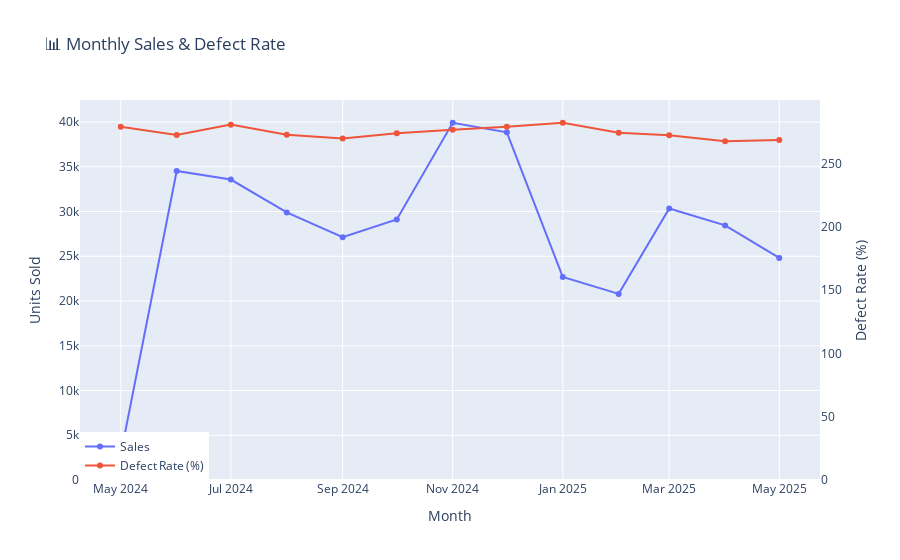

Notebook cell for this chart:
### Code cell
fig_main = go.Figure()


fig_main.add_trace(go.Scatter(
    x=monthly_sales['Order_Month'],
    y=monthly_sales['Number_Products_Sold'],
    mode='lines+markers',
    name='Sales'
))


fig_main.add_trace(go.Scatter(
    x=monthly_sales['Order_Month'],
    y=monthly_sales['Defect_Rate'] * 100,
    mode='lines+markers',
    name='Defect Rate (%)',
    yaxis='y2'
))

fig_main.update_layout(
    title='📊 Monthly Sales & Defect Rate',
    xaxis_title='Month',
    yaxis=dict(title='Units Sold', rangemode='tozero'),
    yaxis2=dict(
        title='Defect Rate (%)',
        overlaying='y',
        side='right',
        showgrid=False,
        rangemode='tozero'
    ),
    legend=dict(x=0, y=0)
)

fig_main.show()


fig_returns = go.Figure()

fig_returns.add_trace(go.Scatter(
    x=monthly_returns['Return_Month'],
    y=monthly_returns['Returns'],
    mode='lines+markers',
    name='Returns',
    line=dict(color='crimson')   
))

fig_returns.update_layout(
    title='📉 Monthly Returns',
    xaxis_title='Month',
    yaxis_title='Units Returned',
    yaxis=dict(rangemode='tozero'),
    showlegend=False
)

fig_returns.show()

### Figure 1 — Plotly figure (JSON) as saved in the notebook; plotly's stock layout.template omitted (floating-point values rounded to 4 significant figures)
{"data": [{"mode": "lines+markers", "name": "Sales", "type": "scatter", "x": ["2024-05-01T00:00:00", "2024-06-01T00:00:00", "2024-07-01T00:00:00", "2024-08-01T00:00:00", "2024-09-01T00:00:00", "2024-10-01T00:00:00", "2024-11-01T00:00:00", "2024-12-01T00:00:00", "2025-01-01T00:00:00", "2025-02-01T00:00:00", "2025-03-01T00:00:00", "2025-04-01T00:00:00", "2025-05-01T00:00:00"], "y": [2833, 34531, 33572, 29897, 27125, 29118, 39916, 38847, 22695, 20795, 30340, 28448, 24807]}, {"mode": "lines+markers", "name": "Defect Rate (%)", "type": "scatter", "x": ["2024-05-01T00:00:00", "2024-06-01T00:00:00", "2024-07-01T00:00:00", "2024-08-01T00:00:00", "2024-09-01T00:00:00", "2024-10-01T00:00:00", "2024-11-01T00:00:00", "2024-12-01T00:00:00", "2025-01-01T00:00:00", "2025-02-01T00:00:00", "2025-03-01T00:00:00", "2025-04-01T00:00:00", "2025-05-01T00:00:00"], "y": [278.9, 272.3, 280.5, 272.5, 269.5, 273.7, 276.5, 278.8, 282.0, 274.1, 272.1, 267.5, 268.4], "yaxis": "y2"}], "layout": {"legend": {"x": 0, "y": 0}, "title": {"text": "📊 Monthly Sales & Defect Rate"}, "xaxis": {"title": {"text": "Month"}}, "yaxis": {"rangemode": "tozero", "title": {"text": "Units Sold"}}, "yaxis2": {"overlaying": "y", "rangemode": "tozero", "showgrid": false, "side": "right", "title": {"text": "Defect Rate (%)"}}}}
